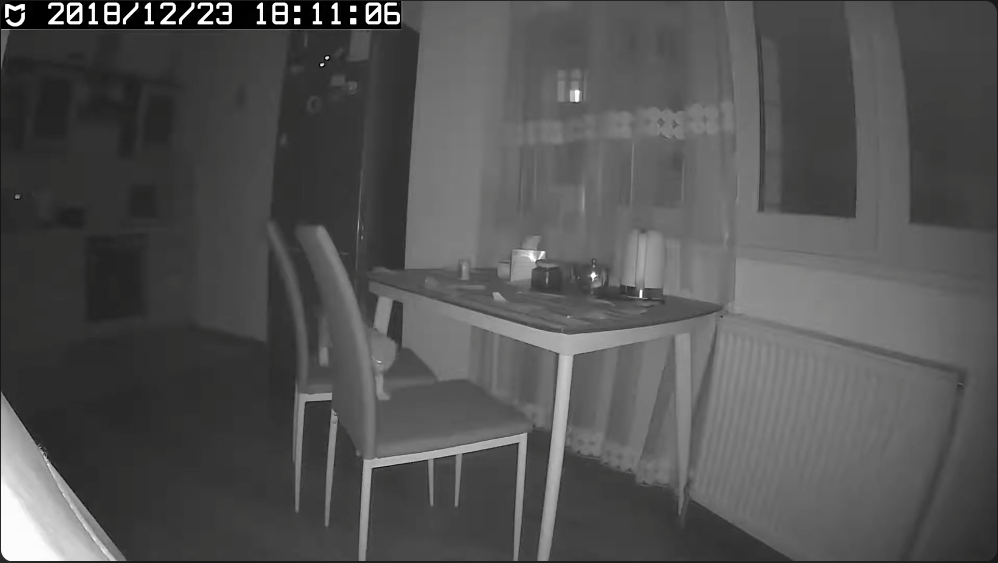
#> input picture data/1.png, 1996 x 1126 px, found by its file name (shown at 1/2 size); its folder holds only this picture in this run
$ jupyter execute --allow-errors gemini.ipynb
#> lines starting #> are read from the running program, lines starting #| are printed output that depends on the picture
### src/config.py
"""Настройки из переменных окружения."""

import os
from pathlib import Path

from dotenv import load_dotenv

load_dotenv()

LOG_LEVEL = os.getenv("LOG_LEVEL", "INFO")
DATA_DIR = Path(os.getenv("DATA_DIR", "./data"))
GEMINI_API_KEY = os.getenv("GEMINI_API_KEY", "")
GROQ_API_KEY = os.getenv("GROQ_API_KEY", "")
XAI_API_KEYS = [
    k.strip() for k in os.getenv("XAI_API_KEYS", "").split(",") if k.strip()
]
XAI_MODEL = os.getenv("XAI_MODEL", "grok-4.20-0309-non-reasoning")
XAI_REQUEST_TIMEOUT = float(os.getenv("XAI_REQUEST_TIMEOUT", "10"))
XAI_ATTEMPT_TIMEOUT = float(os.getenv("XAI_ATTEMPT_TIMEOUT", "5"))
MAX_SESSIONS = int(os.getenv("MAX_SESSIONS", "10"))
SESSION_TTL = float(os.getenv("SESSION_TTL", "30"))
MAX_WATCHES = int(os.getenv("MAX_WATCHES", "5"))  # rules per session
MAX_SUBSCRIBERS = int(os.getenv("MAX_SUBSCRIBERS", "20"))
SUBSCRIBER_TTL = float(os.getenv("SUBSCRIBER_TTL", "86400"))
PORT = int(os.getenv("PORT", "8000"))
TELEGRAM_BOT_TOKEN = os.getenv("TELEGRAM_BOT_TOKEN", "")

### notebooks/gemini.ipynb
[cell 1]
from pathlib import Path

from IPython.display import Image, display

data_dir = Path('data') if Path('data').is_dir() else Path('../data')
images = [Image(filename=str(path), width=800) for path in sorted(data_dir.glob('*.png'))]

for image in images:
    display(image)

[cell 2]
import sys

from google import genai
from google.genai import types

sys.path.insert(0, str(data_dir.resolve().parent))
from src.config import GEMINI_API_KEY

client = genai.Client(api_key=GEMINI_API_KEY)

[cell 3]
SYSTEM_PROMPT = (
    "Ты сравниваешь два кадра с камеры наблюдения: первый снят раньше, второй позже.\n"
    "Найди отличия между кадрами и реши, произошло ли на втором кадре событие, "
    "которое описал пользователь.\n"
    "Правила:\n"
    "- Событие засчитывается, только если на первом кадре его ещё нет, а на втором уже есть.\n"
    "- Обратное изменение (было на первом, пропало на втором) событием не считается.\n"
    "- Отличия, не относящиеся к запросу пользователя, игнорируй.\n"
    "- Если не уверен — false.\n"
    "Ответь ровно одним словом: true или false."
)

[cell 4]
# что просит отслеживать пользователь — обычной фразой
user_query = "кот залез на стол (кот на стуле не считается)"

[cell 5]
from concurrent.futures import ThreadPoolExecutor
from io import BytesIO
from statistics import median
from time import perf_counter, sleep

from google.genai.errors import ServerError
from PIL import Image, ImageChops, ImageStat

MODEL = "gemini-3.1-flash-lite"  # см. сравнение 5: та же точность, медиана 2.4s против 9.9s
MAX_WIDTH = 640  # исходники ~2000px; на токены не влияет, но грузится втрое легче
QUALITY = 85
DIFF_THRESHOLD = 0.5  # средняя разница пикселей, ниже — считаем кадры одинаковыми
RETRIES = 3  # 503 "high demand" ловится регулярно, особенно при параллельных запросах


def _load(name: str) -> Image.Image:
    """PNG с камеры -> серый, ужатый по ширине."""
    image = Image.open(data_dir / name).convert("L")
    if image.width > MAX_WIDTH:
        image = image.resize((MAX_WIDTH, round(image.height * MAX_WIDTH / image.width)))
    return image


# [12 lines left out: functions _jpeg, _glue, not called in this run]


def diff_score(first: Image.Image, second: Image.Image) -> float:
    """Средняя разница пикселей. Дешёвый фильтр перед походом в API."""
    return round(ImageStat.Stat(ImageChops.difference(first, second)).mean[0], 2)


def ask(query: str, first: str, second: str, glue: bool = True) -> dict:
    """Случилось ли событие `query` между кадрами first -> second."""
    a, b = _load(first), _load(second)

    # кадры не изменились — событию неоткуда взяться, API не трогаем
    score = diff_score(a, b)
    if score < DIFF_THRESHOLD:
        return {"answer": "false", "seconds": 0.0, "prompt_tokens": 0, "diff": score, "skipped": True}

    if glue:
        blobs = [_jpeg(_glue(a, b))]
        query = f"{query}\n(кадры склеены в одну картинку: слева — первый, справа — второй)"
    else:
        blobs = [_jpeg(a), _jpeg(b)]

    started = perf_counter()
    # 503 UNAVAILABLE ("high demand") на параллельных запросах — обычное дело, ждём и повторяем
    for attempt in range(RETRIES):
        try:
            response = client.models.generate_content(
                model=MODEL,
                contents=[query, *(types.Part.from_bytes(data=b_, mime_type="image/jpeg") for b_ in blobs)],
                config=types.GenerateContentConfig(
                    system_instruction=SYSTEM_PROMPT,
                    thinking_config=types.ThinkingConfig(thinking_level="minimal"),
                    media_resolution=types.MediaResolution.MEDIA_RESOLUTION_LOW,
                ),
            )
            break
        except ServerError:
            if attempt == RETRIES - 1:
                raise
            sleep(1 + attempt)
    return {
        "answer": response.text.strip().lower(),
        "seconds": round(perf_counter() - started, 3),
        "prompt_tokens": response.usage_metadata.prompt_token_count,
        "diff": score,
        "skipped": False,
    }

#> (a cell that did not finish here is left out)

[cell 7]
# Проверка качества, а не только скорости.
# Разметка кадров: 1 — кот у стула, 2 — кот на стуле, 3 — кот на столе.
CASES = [
    ("1.png", "2.png", False),  # кот только на стуле — события нет
    ("2.png", "3.png", True),  # со стула на стол — событие
    ("1.png", "3.png", True),  # с пола на стол — событие
    ("3.png", "3.png", False),  # ничего не изменилось — отсекается локально
    ("3.png", "2.png", False),  # кот ушёл со стола — обратное изменение
]
#> CASES = [('1.png', '2.png', False), ('2.png', '3.png', True), ('1.png', '3.png', True), ('3.png', '3.png', False), ('3.png', '2.png', False)]


def run_cases(workers: int = 1) -> int:
    started = perf_counter()
    with ThreadPoolExecutor(max_workers=workers) as pool:
        results = list(pool.map(lambda c: ask(user_query, c[0], c[1]), CASES))
#> call 2 of _load, with name = '1.png'
#> in _load (call 2), `image = image.resize((MAX_WIDTH, round(image.height * MAX_WIDTH / imag..`:
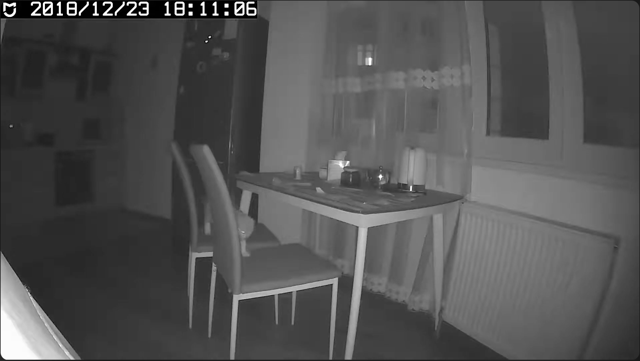
#> image: PIL image 640x361 L; min 0, max 255, mean 82.8
    wall = round(perf_counter() - started, 2)

    hits = 0
    for (first, second, expected), result in zip(CASES, results):
        ok = result["answer"] == str(expected).lower()
        hits += ok
        mark = "skip" if result["skipped"] else f"{result['seconds']}s, {result['prompt_tokens']} ток."
        print(f"{'ok  ' if ok else 'FAIL'} {first} -> {second}: {result['answer']} (ждали {expected}), diff={result['diff']}, {mark}")
    print(f"workers={workers}: {hits}/{len(CASES)} верных, всего {wall}s\n")
    return hits


#> (the rest of this cell did not finish here and is left out)

## Сравнения — почему настройки именно такие

Ниже прогоны, на которых выбраны склейка, `media_resolution=LOW` и ширина кадра.
Все запросы параллельные: латентность у API бимодальная (≈1s или залипание на 20–70s),
последовательный прогон меряет не настройку, а хвост.

Что проверено и отброшено (в ноутбук не вошло, чтобы не жечь квоту):
дедлайн короче 10s API запрещает (`400: Minimum allowed deadline is 10s`);
хедж параллельными дублями не помогает — дубли залипают вместе;
пауза 30s между запросами ничего не меняет, значит это не троттлинг по частоте.

[cell 8]
# Сравнение 1: склейка в одну картинку vs два отдельных кадра.


# [14 lines left out: function raw_call, not called in this run]


def build(first: str, second: str, glue: bool) -> tuple[list[bytes], str]:
    a, b = _load(first), _load(second)
    if glue:
        return [_jpeg(_glue(a, b))], f"{user_query}\n(кадры склеены в одну картинку: слева — первый, справа — второй)"
    return [_jpeg(a), _jpeg(b)], user_query


def compare_glue(glue: bool) -> None:
    with ThreadPoolExecutor(max_workers=5) as pool:
        results = list(pool.map(lambda c: raw_call(*build(c[0], c[1], glue)), CASES))
    hits = sum(answer == str(expected).lower() for (_, _, expected), (answer, _) in zip(CASES, results))
    answers = [answer for answer, _ in results]
    print(f"{'склейка  ' if glue else 'два кадра'}: {hits}/{len(CASES)} верных, {results[0][1]} токенов, {answers}")


print("ждали:    ", [str(e).lower() for _, _, e in CASES])
#| ждали:     ['false', 'true', 'true', 'false', 'false']
#> (the rest of this cell did not finish here and is left out)

compare_glue(glue=True)

#> (a cell that did not finish here is left out)

[cell 10]
# Сравнение 3: ширина кадра. Токены от неё не зависят — Gemini масштабирует у себя.
# Уменьшение экономит только заливку, поэтому MAX_WIDTH=640, а не 2000.
_original_width = MAX_WIDTH
#> (the rest of this cell did not finish here and is left out)

[cell 11]
# Сравнение 4: задержка по моделям. Дедлайн 10s (меньше API не разрешает),
# что не уложилось — считаем таймаутом, иначе один хвост съедает весь прогон.
CANDIDATES = [
    "gemini-3.5-flash-lite",
    "gemini-3.1-flash-lite",
    "gemini-flash-lite-latest",
    "gemini-3.5-flash",
]
#> CANDIDATES = ['gemini-3.5-flash-lite', 'gemini-3.1-flash-lite', 'gemini-flash-lite-latest', 'gemini-3.5-flash']
REPEATS = 5
#> (the rest of this cell did not finish here and is left out)

[cell 12]
# Сравнение 5: кандидат на замену. Быстрая модель бесполезна, если врёт —
# гоняем те же 5 кейсов и смотрим точность вместе со временем.


def run_model(model: str, workers: int = 5) -> None:
    def one(case):
        first, second, _ = case
        pair_blobs, pair_query = build(first, second, glue=True)
        started = perf_counter()
        response = client.models.generate_content(
            model=model,
            contents=[pair_query, *(types.Part.from_bytes(data=b, mime_type="image/jpeg") for b in pair_blobs)],
            config=types.GenerateContentConfig(
                system_instruction=SYSTEM_PROMPT,
                media_resolution=types.MediaResolution.MEDIA_RESOLUTION_LOW,
            ),
        )
        return response.text.strip().lower(), round(perf_counter() - started, 2)

    started = perf_counter()
    with ThreadPoolExecutor(max_workers=workers) as pool:
        results = list(pool.map(one, CASES))
#> `LOG_LEVEL = os.getenv("LOG_LEVEL", "INFO")`: LOG_LEVEL = 'INFO'
    wall = round(perf_counter() - started, 2)
    hits = sum(answer == str(expected).lower() for (_, _, expected), (answer, _) in zip(CASES, results))
    times = sorted(seconds for _, seconds in results)
    print(f"{model:24} {hits}/{len(CASES)} верных, медиана {median(times)}s, макс {max(times)}s, все 5 пар за {wall}s")


#> (the rest of this cell did not finish here and is left out)
